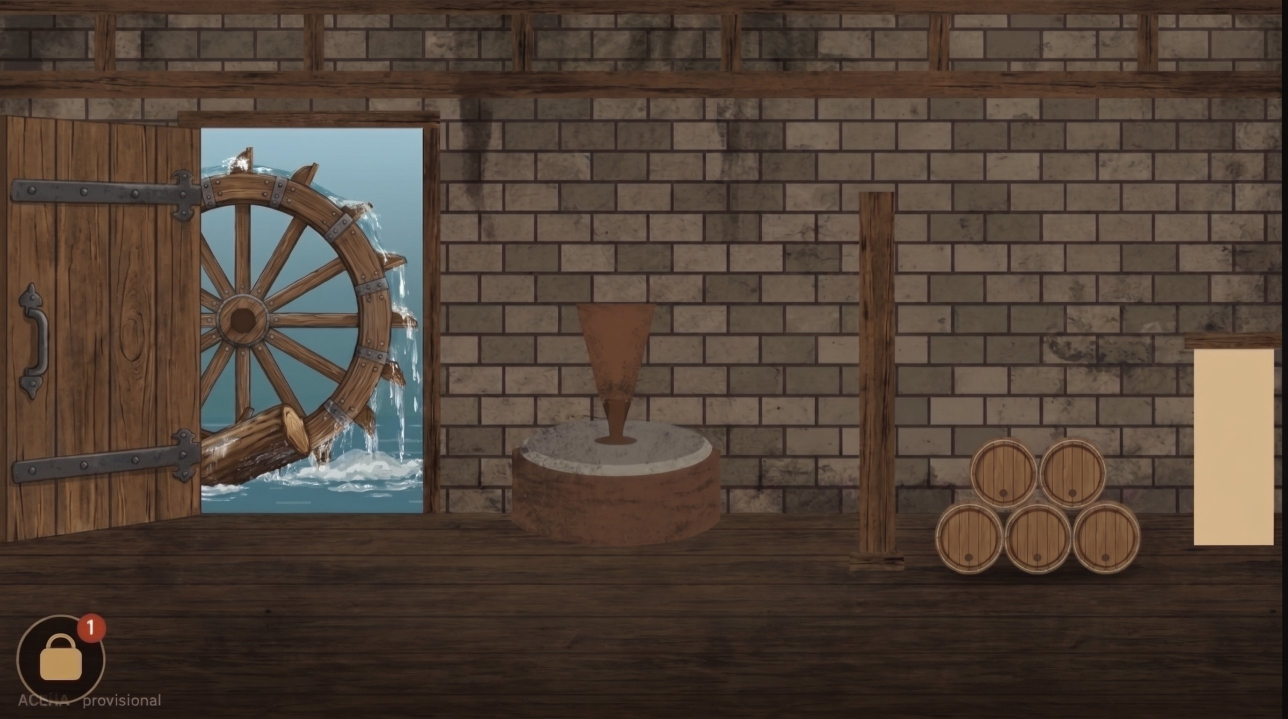
#> input picture art/escenarios/acena/acena_mejorada_original.jpg, 2576 x 1438 px (shown at 1/2 size)
$ python build_acena.py
#> lines starting #> are read from the running program, lines starting #| are printed output that depends on the picture; after the words box and inside, x2 and y2 are one past the last pixel; in counts of white or black regions, pixels touching at a corner belong together
# -*- coding: utf-8 -*-
"""Aceña mejorada (arte de César): limpia el HUD que traía la captura, pinta la puerta de salida (era un rectángulo crema),
y genera las piezas para la rueda en marcha:
  bg.webp            fondo 1600×900 (rueda parada con el tronco, tal cual el arte)
  ventana_libre.webp interior de la ventana SIN rueda ni tronco (cielo y agua) para cuando la rueda gira
  rueda.webp         la rueda completa, sin tronco, con transparencia, para girarla en el juego
  poste.webp         el poste central recortado (capa ordenada: los personajes pasan por detrás)
Uso: python build_acena.py  (lee art/escenarios/acena/acena_mejorada_original.jpg)"""
import os, math, cv2, numpy as np
ROOT = os.path.join(os.path.dirname(os.path.abspath(__file__)), '..', '..', '..')
D = os.path.join(ROOT, 'art', 'escenarios', 'acena')
im = cv2.imread(os.path.join(D, 'acena_mejorada_original.jpg'))
#> im is the input picture: shape (1438, 2576, 3); mean B, G, R 55.6, 66.1, 80.6
H, W = im.shape[:2]                      # 2576 × 1438
#> H = 1438; W = 2576
SX, SY = 1600 / W, 900 / H
#> SX = 0.621; SY = 0.626
rng = np.random.default_rng(7)

# ---------- 1) quitar el zurrón y el rótulo «ACEÑA · provisional» que venían en la captura: copiar tablas del suelo de la derecha
x0, x1, y0 = 0, 350, 1200
patch = im[y0:H, 720:720 + (x1 - x0)].copy()
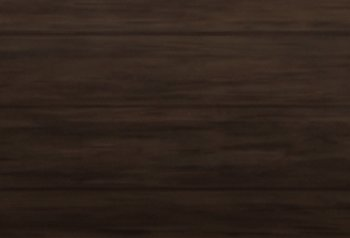
#> patch: shape (238, 350, 3); mean B, G, R 27.4, 34.8, 47.7
mask = np.zeros((H - y0, x1 - x0), np.float32); mask[:, :] = 1
mask[:, -40:] = np.linspace(1, 0, 40)[None, :]; mask[:30, :] *= np.linspace(0, 1, 30)[:, None]
reg = im[y0:H, x0:x1].astype(np.float32)
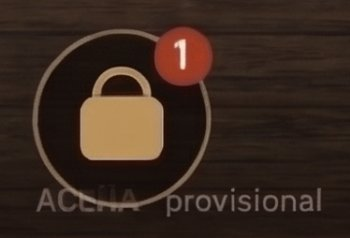
#> reg: shape (238, 350, 3) float32; mean B, G, R 30.9, 40.6, 57.5
im[y0:H, x0:x1] = (reg * (1 - mask[:, :, None]) + patch.astype(np.float32) * mask[:, :, None]).astype(np.uint8)

# ---------- 2) puerta de salida: hueco con luz de día (antes un rectángulo crema)
dx0, dx1, dy0, dy1 = 2386, 2548, 696, 1094
door = np.zeros((dy1 - dy0, dx1 - dx0, 3), np.float32)
for y in range(dy1 - dy0):
    t = y / (dy1 - dy0)
    if t < 0.55: c = np.array([226, 214, 186]) * (1 - t / 0.55) + np.array([214, 196, 150]) * (t / 0.55)        # cielo claro (BGR)
    elif t < 0.66: c = np.array([90, 150, 120])                                                                       # orilla verde
    elif t < 0.74: c = np.array([170, 150, 110])                                                                      # río
    else: c = np.array([120, 175, 205]) * (1 - (t - 0.74) / 0.26) + np.array([95, 140, 170]) * ((t - 0.74) / 0.26)  # camino de tierra
    door[y, :] = c
door += rng.normal(0, 3, door.shape)
door[:, :26] *= np.linspace(0.45, 1, 26)[None, :, None]                                    # grosor del muro (sombra a la izquierda)
im[dy0:dy1, dx0:dx1] = np.clip(door, 0, 255).astype(np.uint8)
cv2.rectangle(im, (dx0 - 2, dy0 - 2), (dx1 + 1, dy1), (24, 30, 40), 5)
# luz que entra al suelo
spill = np.zeros((H, W), np.float32)
cv2.fillPoly(spill, [np.array([[dx0 + 10, dy1], [dx1, dy1], [dx1 - 60, H], [dx0 - 340, H]], np.int32)], 1)
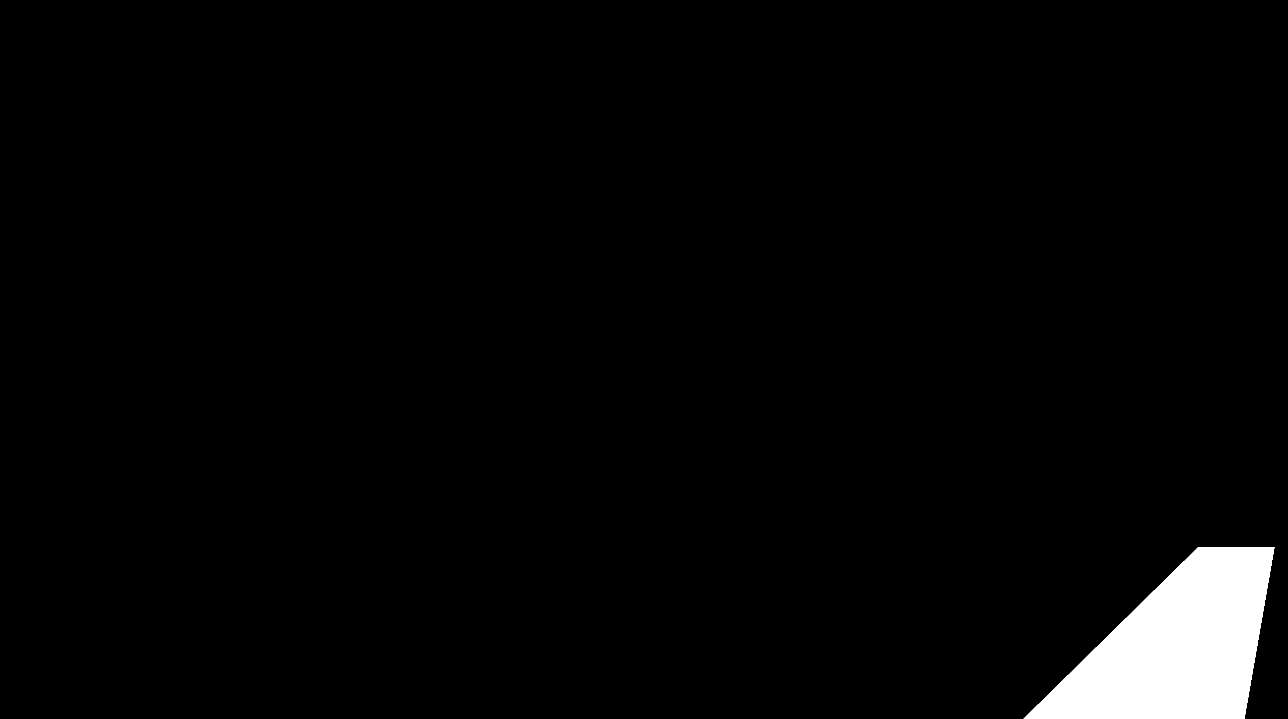
#> spill: shape (1438, 2576) float32 (shown at 1/2 size); values 0 (black) and 1 (white), 2.8% white; 1 white region, box (x1, y1, x2, y2) and area: (2047, 1094, 2549, 1438) 102343
spill = cv2.GaussianBlur(spill, (0, 0), 34) * 0.11
im = np.clip(im.astype(np.float32) + spill[:, :, None] * np.array([150, 190, 230])[None, None, :], 0, 255).astype(np.uint8)

bg = cv2.resize(im, (1600, 900), interpolation=cv2.INTER_AREA)
cv2.imwrite(os.path.join(D, 'bg.webp'), bg, [cv2.IMWRITE_WEBP_QUALITY, 90])

# ---------- 3) ventana sin rueda (cielo + agua) para la rueda en marcha
wx0, wx1, wy0, wy1 = 398, 850, 252, 1032
win = im[wy0:wy1, wx0:wx1].copy()
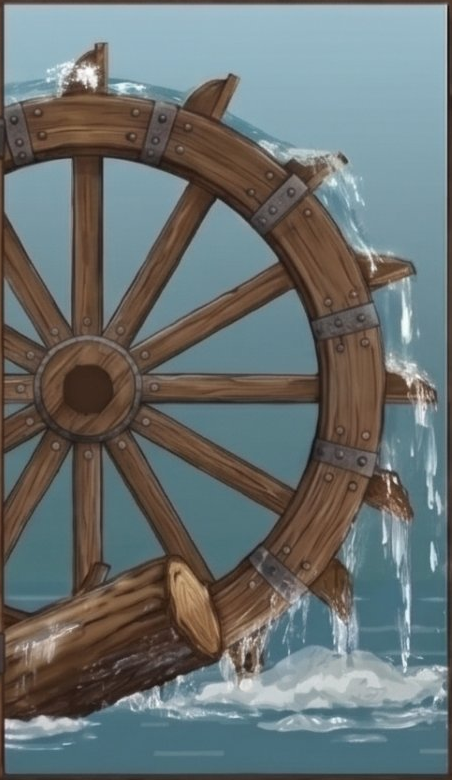
#> win: shape (780, 452, 3); mean B, G, R 112.1, 112.7, 105.8
hsv = cv2.cvtColor(win, cv2.COLOR_BGR2HSV)
#> hsv: shape (780, 452, 3); mean H, S, V 61, 74.8, 126.3
blue = (hsv[:, :, 0] > 82) & (hsv[:, :, 0] < 112) & (hsv[:, :, 1] > 30) & (hsv[:, :, 2] < 235)
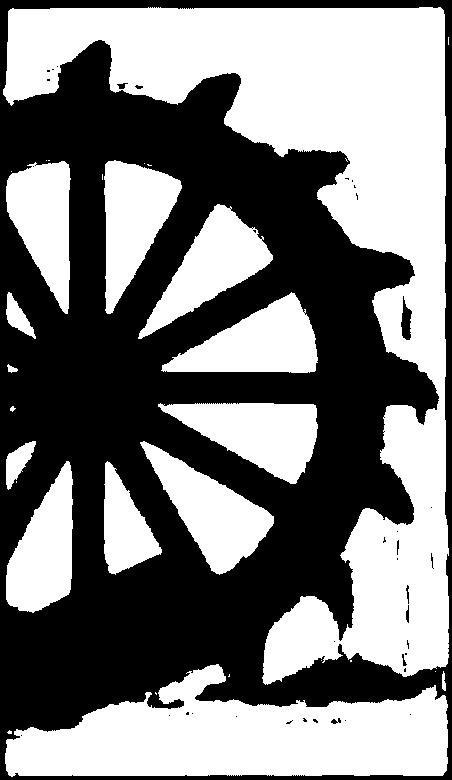
#> blue: shape (780, 452) bool; 49.2% white; 30 white regions (15 under 20 px), largest, box (x1, y1, x2, y2) and area: (3, 7, 449, 685) 88699, (5, 664, 448, 777) 31361, (158, 403, 318, 484) 7392
rows = np.zeros((wy1 - wy0, 3), np.float32); last = None
for y in range(wy1 - wy0):
    sel = win[y][blue[y]]
    if len(sel) > 12: last = np.median(sel, axis=0)
    rows[y] = last if last is not None else win[y].mean(0)
#> this loop made 780 passes
#> last on passes 8 to 19: [191, 183.5, 168], [194, 187, 169], [196, 185, 165], [199, 188, 162], [200, 188, 159], [202, 188, 159], [203, 188, 157], [203, 188, 156], [202, 188, 156], [200, 187, 157], [200, 186, 156], [198, 186, 157]
#> after the loop, rows = 780 rows, first 8: [51.19, 58.62, 73.27], [54.92, 60.1, 70.88], [69.95, 73.44, 80.07], [92.37, 93.25, 95.68], [129.5, 126.4, 124.1], [173.7, 169, 162.3], [187.4, 181.5, 172.6], [191, 183.5, 168]
rows = cv2.GaussianBlur(rows[:, None, :], (1, 0), sigmaX=1, sigmaY=9)[:, 0, :]
#> rows = 780 rows, first 8: [150.8, 145.6, 134.9], [151.1, 145.8, 135], [151.9, 146.5, 135.4], [153.2, 147.7, 136.1], [155, 149.2, 137], [157.2, 151, 138], [159.7, 153.2, 139.3], [162.5, 155.6, 140.6]
clean = np.repeat(rows[:, None, :], wx1 - wx0, axis=1)
clean += rng.normal(0, 2.2, clean.shape)
wl = int((960 - wy0))                                                                         # línea de agua
for i in range(60):                                                                            # espuma y corriente
    y = wl + rng.integers(-6, wy1 - wy0 - wl); x = rng.integers(0, wx1 - wx0); l = rng.integers(20, 90)
    cv2.ellipse(clean, (int(x), int(y)), (int(l), 3), 0, 0, 360, (226, 232, 232) if i % 3 else (150, 120, 100), -1)
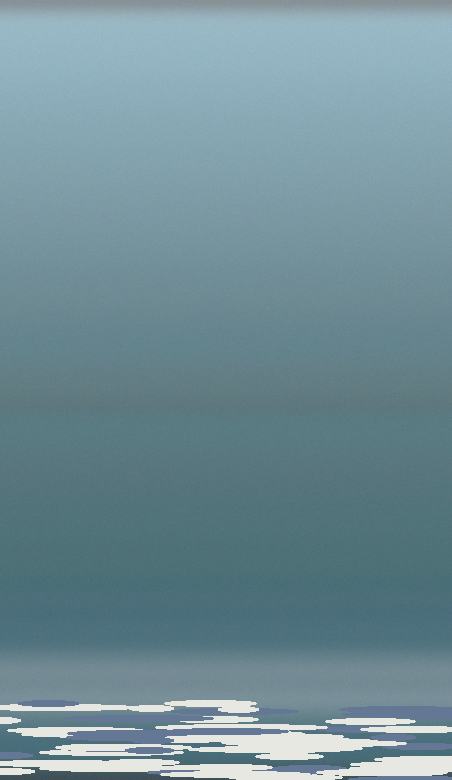
#> clean: shape (780, 452, 3) float32; mean of channels 0, 1, 2 151.5, 142.3, 113.3; drawn as B, G, R
clean = cv2.GaussianBlur(clean, (0, 0), 0.8)
cl = cv2.resize(np.clip(clean, 0, 255).astype(np.uint8), (round((wx1 - wx0) * SX), round((wy1 - wy0) * SY)), interpolation=cv2.INTER_AREA)
cv2.imwrite(os.path.join(D, 'ventana_libre.webp'), cl, [cv2.IMWRITE_WEBP_QUALITY, 90])

# ---------- 4) poste (capa ordenada)
px0, px1, py0, py1 = 1712, 1792, 380, 1132
cv2.imwrite(os.path.join(D, 'poste.webp'), cv2.resize(im[py0:py1, px0:px1], (round((px1 - px0) * SX), round((py1 - py0) * SY)), interpolation=cv2.INTER_AREA), [cv2.IMWRITE_WEBP_QUALITY, 92])
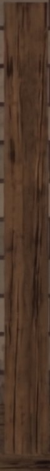
#> saved as poste.webp: shape (471, 50, 3); mean B, G, R 40.9, 55.3, 78.5

# ---------- 5) la rueda completa, redibujada con la paleta y el trazo del arte (16 álabes, 12 radios, 12 abrazaderas)
CX, CY = 480, 640                       # centro del cubo en la imagen original
S = 760; c = S / 2                      # lienzo de la rueda en px de la imagen original
WOOD, WOODM, WOODD, INK, IRON, IRONH = '#7b5f48', '#66503e', '#4d3c31', '#2e221b', '#6e6b68', '#a3a7a6'
def pol(r, a): return (c + r * math.cos(a), c + r * math.sin(a))
def ring_sector(r0, r1, a0, a1):
    p0, p1, p2, p3 = pol(r1, a0), pol(r1, a1), pol(r0, a1), pol(r0, a0)
    big = 1 if a1 - a0 > math.pi else 0
    return 'M%.1f,%.1f A%.1f,%.1f 0 %d 1 %.1f,%.1f L%.1f,%.1f A%.1f,%.1f 0 %d 0 %.1f,%.1f Z' % (p0 + (r1, r1, big) + p1 + p2 + (r0, r0, big) + p3)
def rot_rect(r0, r1, w, a, fill, sw=5):
    pts = []
    for r, s in ((r0, -1), (r1, -1), (r1, 1), (r0, 1)):
        x, y = pol(r, a); pts.append((x + s * w / 2 * -math.sin(a), y + s * w / 2 * math.cos(a)))
    return '<polygon points="%s" fill="%s" stroke="%s" stroke-width="%d" stroke-linejoin="round"/>' % (' '.join('%.1f,%.1f' % p for p in pts), fill, INK, sw)
b = []
b.append('<filter id="g"><feTurbulence type="fractalNoise" baseFrequency=".9 .08" numOctaves="2" seed="3" result="t"/><feColorMatrix in="t" type="matrix" values="0 0 0 0 .2 0 0 0 0 .13 0 0 0 0 .08 0 0 0 -1.2 .62" result="v"/><feComposite in="v" in2="SourceAlpha" operator="in" result="vm"/><feMerge><feMergeNode in="SourceGraphic"/><feMergeNode in="vm"/></feMerge></filter>')
b.append('<g filter="url(#g)">')
for k in range(16):                                                   # álabes (palas)
    a = k * 2 * math.pi / 16 + 0.08
    b.append(rot_rect(282, 352, 36, a, WOODM))
    b.append(rot_rect(300, 350, 12, a - 0.012, WOOD, 0))
b.append('<circle cx="%.1f" cy="%.1f" r="269" fill="none" stroke="%s" stroke-width="62"/>' % (c, c, WOOD))     # llanta
b.append('<circle cx="%.1f" cy="%.1f" r="300" fill="none" stroke="%s" stroke-width="7"/><circle cx="%.1f" cy="%.1f" r="238" fill="none" stroke="%s" stroke-width="7"/>' % (c, c, INK, c, c, INK))
for k in range(28):                                                   # vetas de la llanta
    a = k * 2 * math.pi / 28; r = 255 + (k % 3) * 14
    b.append('<path d="M%.1f,%.1f A%d,%d 0 0 1 %.1f,%.1f" fill="none" stroke="%s" stroke-width="2.4" opacity=".7"/>' % (pol(r, a) + (r, r) + pol(r, a + 0.13) + (WOODD,)))
for k in range(12):                                                   # radios
    a = k * 2 * math.pi / 12
    b.append(rot_rect(48, 246, 24, a, WOODM, 5))
    b.append(rot_rect(60, 240, 7, a - 0.01, WOOD, 0))
for k in range(12):                                                   # abrazaderas de hierro con remaches
    a = k * 2 * math.pi / 12 + math.pi / 12
    b.append('<path d="%s" fill="%s" stroke="%s" stroke-width="5"/>' % (ring_sector(236, 302, a - 0.07, a + 0.07), IRON, INK))
    for r in (252, 286):
        for da in (-0.035, 0.035):
            x, y = pol(r, a + da); b.append('<circle cx="%.1f" cy="%.1f" r="4.2" fill="%s" stroke="%s" stroke-width="1.6"/>' % (x, y, IRONH, INK))
b.append('<circle cx="%.1f" cy="%.1f" r="58" fill="%s" stroke="%s" stroke-width="7"/>' % (c, c, WOOD, INK))              # cubo
b.append('<circle cx="%.1f" cy="%.1f" r="50" fill="none" stroke="%s" stroke-width="10"/>' % (c, c, IRON))
for k in range(8):
    x, y = pol(50, k * math.pi / 4); b.append('<circle cx="%.1f" cy="%.1f" r="4" fill="%s" stroke="%s" stroke-width="1.5"/>' % (x, y, IRONH, INK))
b.append('<polygon points="%s" fill="#3a2418" stroke="%s" stroke-width="4"/>' % (' '.join('%.1f,%.1f' % pol(27, k * math.pi / 4 + math.pi / 8) for k in range(8)), INK))
b.append('</g>')
svg = '<svg xmlns="http://www.w3.org/2000/svg" width="%d" height="%d" viewBox="0 0 %d %d">%s</svg>' % (S, S, S, S, ''.join(b))
open(os.path.join(D, 'rueda.svg'), 'w').write(svg)
from playwright.sync_api import sync_playwright
#> (the run stopped early here; a loop or call above may not have finished)
